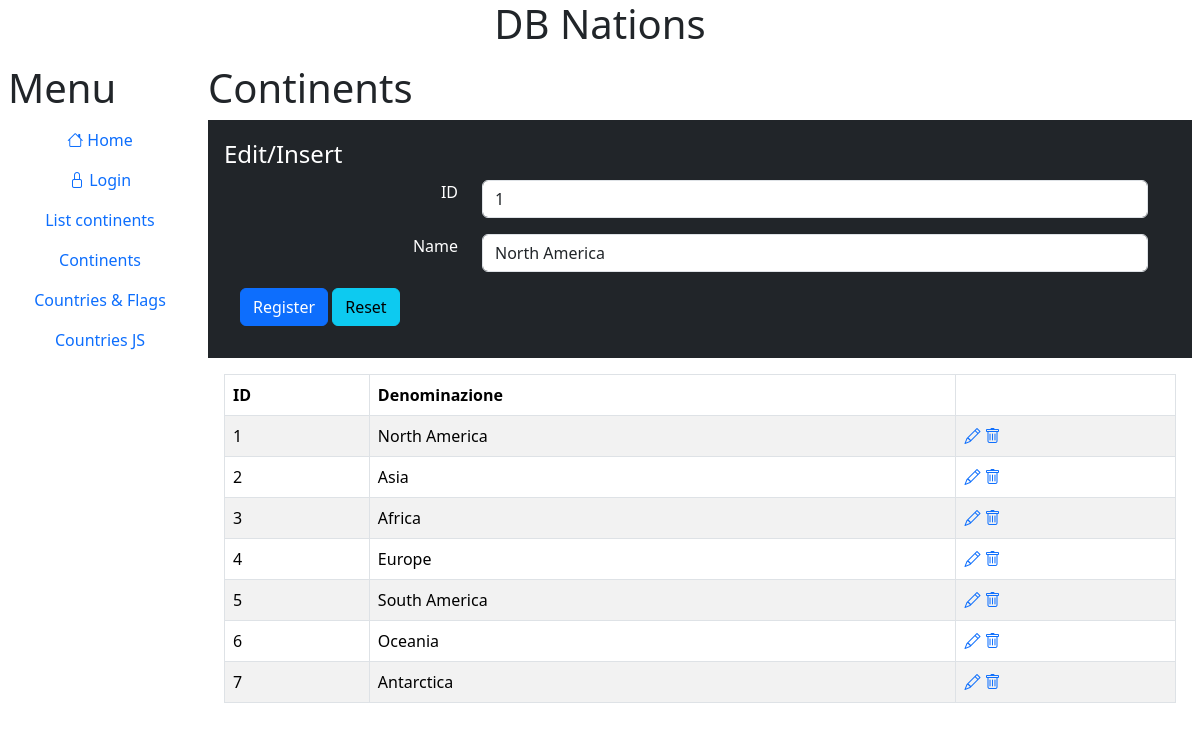
Page /?option=continents&id=1&task=edit on the committed database.
### tables this page shows
CREATE TABLE `continents` (
  `continent_id` int(11) NOT NULL AUTO_INCREMENT,
  `name` varchar(255) NOT NULL,
  PRIMARY KEY (`continent_id`)
);

### libs/Controller.php (called while the page is built, shortened)
<?php
abstract class Controller {
  function __construct()
  {
    $this->model = new $model_name;
  }
  function display(){
    include ("template/template.php");
  }
}

### components/continents/ControllerContinents.php (called while the page is built, shortened)
<?php
class ControllerContinents extends Controller {
  public function display()
  {
    $this->tpl['list'] = $this->model->getList();
    parent::display();
  }
  public function edit()
  {
    $id = $_REQUEST['id'] ?? 0;
    $this->model->load($id);
    $this->display();
  }
}

### libs/DB.php (called while the page is built, shortened)
<?php
class DB
{
  private static $db = null;
  public static function getDb()
  {
      if (self::$db == null) {
          try {
              self::$db = new PDO("mysql:host=". DB_HOST ."; dbname=". DB_NAME .";charset=utf8", DB_USER, DB_PASSWORD);
              self::$db->setAttribute(PDO::ATTR_ERRMODE, PDO::ERRMODE_EXCEPTION);
              return self::$db;
          } catch (PDOException $e) {
              $err = $e->getMessage() . '<pre>' .$e->getTraceAsString() .'</pre>';
              die("Errore di connessione: " . $err);
          }
      } else {
          return self::$db;
      }
  }
  public static function getQuery($sql, $param = [])
  {
      $db = self::getDb();
      $tab = $db->prepare($sql);
      $tab->execute($param);
      $elenco = [];
      while ($riga = $tab->fetch(PDO::FETCH_OBJ)) {
          $elenco[] = $riga;
      }
      return $elenco;
  }
  public static function getQueryRow($sql, $param =[])
  {
      $db=self::getDb();
      $tab = $db->prepare($sql);
      $tab->execute($param);
      if ($riga = $tab->fetch(PDO::FETCH_OBJ)) {
          return $riga;
      }
      return null;
  }
}

### components/continents/ModelContinents.php (called while the page is built, shortened)
<?php
class ModelContinents
{
  public function load($id)
  {
    if ($row = DB::getQueryRow(
      "
      SELECT *
        FROM continents
        WHERE continent_id=?
      ",
      [$id]
    )) {
      return true;
    }
    return false;
  }
  public function getList($filter = '1')
  {
    $list = DB::getQuery("
      SELECT *
        FROM continents
        WHERE ?
    ", [$filter]);
    return $list;
  }
}

### components/continents/ViewContinents.php (the view, shortened to what this page needs)
<h1>Continents</h1>
<form action="?option=continents&task=register" method="post">
    <fieldset class="bg-dark text-white p-3">
        <legend>Edit/Insert</legend>
        <div class="row m-3">
            <div class="col-3 text-end">
                <label for="continent_id" class="form-label">ID</label>
            </div>
            <div class="col-9">
                <input type="text"
                       name="continent_id"
                       value="<?= $this->model->continent_id ?>"
                       class="form-control"
                       readonly
                       >
            </div>
        </div>
        <div class="row m-3">
            <div class="col-3 text-end">
                <label for="name" class="form-label">Name</label>
            </div>
            <div class="col-9">
                <input type="text" name="name" value="<?= $this->model->name ?>" class="form-control">
            </div>
        </div>
        <p class="m-3">
            <button type="submit" name="register" class="btn btn-primary">Register</button>
            <button type="button" name="cancel" class="btn btn-info" onclick="window.location='?option=continents'">Reset</button>
        </p>
    </fieldset>
</form>
<section class="p-3">
    <?php
    $table = new HTMLTable;
    foreach ($this->tpl['list'] as $row) {
      $baseqs = "option=continents&id={$row->continent_id}";
      $row->edit = "<a href=\"?{$baseqs}&task=edit\"><span class=\"bi-pencil\" role=\"img\" aria-label=\"Edit\"></span></a>";
      $row->edit .= " <a href=\"?{$baseqs}&task=canc\"><i class=\"bi-trash\"></i></a>";
    }
    $table->setColumns([
        'continent_id' => 'ID',
        'name'=>'Denominazione',
        'edit'=>'']);
    $table->setList($this->tpl['list']);
    echo $table;
    ?>
</section>

### libs/HTMLTable.php (shortened to what this page needs)
<?php
class HTMLTable {
  private $columns = [];
  private $list = [];
  private $title = "";
  public function setColumns($columns){
    $this->columns = $columns;
  }
  public function setList($list){
    $this->list = $list;
  }
  public function __toString(){
    $t = !empty($this->title)
            ? "<caption class=\"caption-top text-center\">{$this->title}</caption>"
            : "";
    $r = "<table class=\"table table-bordered table-striped\">
           {$t}
           <thead>
             <tr>";
    foreach($this->columns as $sqlname=>$name){
      $r .= "<th>{$name}</th>";
    }
    $r.='</tr>
        </thead>
      <tbody>';
    foreach($this->list as $riga){
      $r .= "<tr>";
      foreach($this->columns as $sqlname=>$name){
        $r .= "<td>{$riga->$sqlname}</td>";
      }
      $r .= "</tr>";
    }
    $r.= "</tbody></table>";
    return $r;
  }
}

### rows in the picture
continents: continent_id "1", name "North America", sqlname "1", sqlname "North America"
continents: sqlname "2", sqlname "Asia"
continents: sqlname "3", sqlname "Africa"
continents: sqlname "4", sqlname "Europe"
continents: sqlname "5", sqlname "South America"
continents: sqlname "6", sqlname "Oceania"
continents: sqlname "7", sqlname "Antarctica"

### other values in the picture
$name "ID"
$name "Denominazione"
